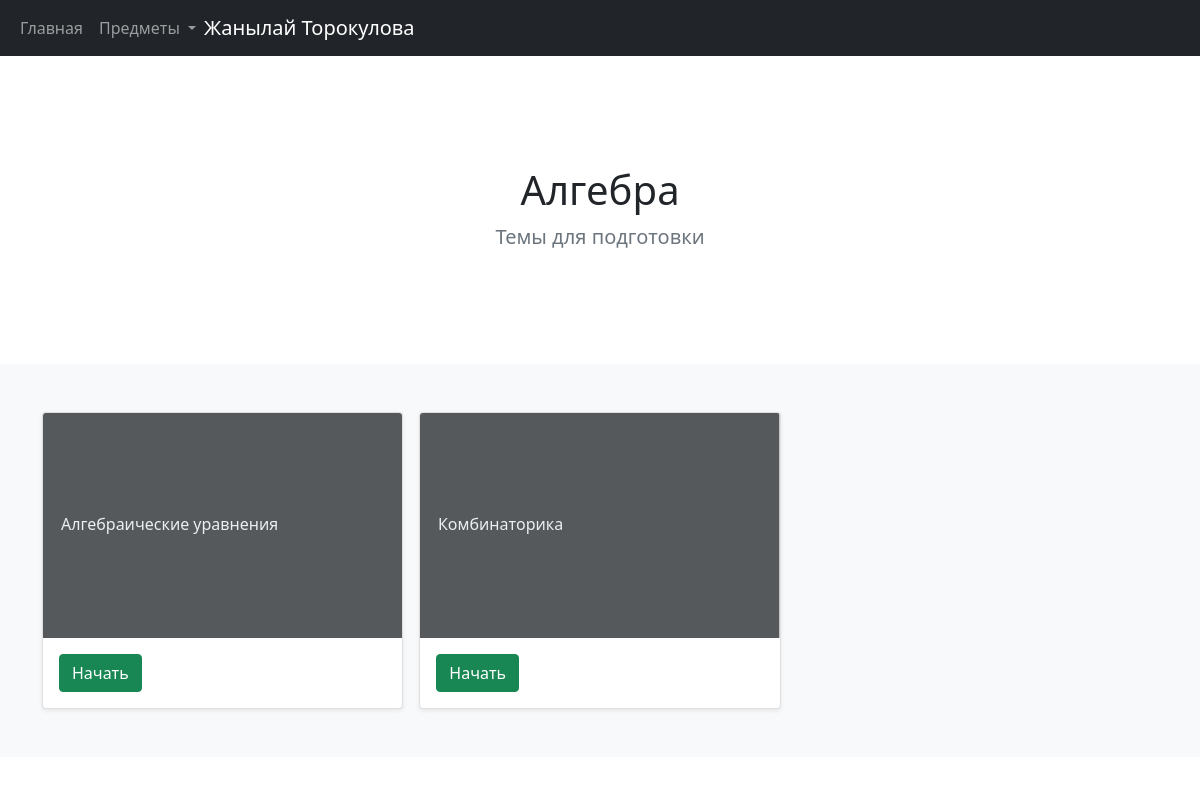
/Алгебра (signed in), run on the app's committed database.
### data/users.py (models this page shows, shortened)
class Users(SqlAlchemyBase, UserMixin):
    __tablename__ = 'users'
    id = sqlalchemy.Column(sqlalchemy.Integer,
                           primary_key=True, autoincrement=True)
    surname = sqlalchemy.Column(sqlalchemy.String)
    name = sqlalchemy.Column(sqlalchemy.String)
    email = sqlalchemy.Column(sqlalchemy.String, unique=True)
    hashed_password = sqlalchemy.Column(sqlalchemy.String)
    exercises = orm.relation("User_exercises", back_populates='users')

### data/topics.py (models this page shows)
class Topics(SqlAlchemyBase):
    __tablename__ = 'topics'
    id = sqlalchemy.Column(sqlalchemy.Integer, primary_key=True, autoincrement=True)
    subjects_id = sqlalchemy.Column(sqlalchemy.Integer, sqlalchemy.ForeignKey("subjects.id"))
    name = sqlalchemy.Column(sqlalchemy.String)
    subjects = orm.relation('Subjects')
    subtopics = orm.relation("Subtopics", back_populates='topics')

### main.py (the view)
@app.route("/<sbj_name>")
def topics(sbj_name):
    topics = db_sess.query(Topics).join(Subjects).filter(Subjects.name == sbj_name)
    return render_template("topics.html", title=sbj_name, topics=topics)

### data/db_session.py (called while the page is built)
def create_session() -> Session:
    global __factory
    return __factory()

### main.py (called while the page is built)
@login_manager.user_loader
def load_user(user_id):
    db_sess = db_session.create_session()
    return db_sess.query(Users).get(user_id)

### templates/topics.html
{% extends "base.html" %}
{% block content %}
<section class="py-5 text-center container">
    <div class="row py-lg-5">
      <div class="col-lg-6 col-md-8 mx-auto">
        <h1 class="font-weight-light">{{title}}</h1>
        <p class="lead text-muted">Темы для подготовки</p>
      </div>
    </div>
</section>
<div class="album py-5 bg-light">
    <div class="container">
      <div class="row row-cols-1 row-cols-sm-2 row-cols-md-3 g-3">
        {% for topic in topics%}
        <div class="col">
          <div class="card shadow-sm">
            <svg class="bd-placeholder-img card-img-top" width="100%" height="225"    focusable="false"><title>Placeholder</title><rect width="100%" height="100%" fill="#55595c"></rect><text x="5%" y="50%" fill="#eceeef" dy=".3em">{{topic.name}}</text></svg>
            <div class="card-body">
              <div class="d-flex justify-content-between align-items-center">
                {% if current_user.is_authenticated %}
                <a class="btn btn-success" href="{{topic.name}}/subtopics">Начать</a>
                {%else%}
                <a class="btn btn-success" href="/login">Начать</a>
                {%endif%}
              </div>
            </div>
          </div>
        </div>
        {% endfor %}
      </div>
    </div>
  </div>
{% endblock %}

### templates/base.html (shortened to what this page needs)
<!doctype html>
<html lang="en">
<head>
    <link href="https://cdn.jsdelivr.net/npm/bootstrap@5.1.3/dist/css/bootstrap.min.css" rel="stylesheet">
    <link rel="stylesheet" type="text/css" href="/static/css/base.css" />
</head>
<body>
 <header>
    <nav class="navbar navbar-expand-md navbar-dark fixed-top bg-dark">
    <div class="container-fluid">
      <div class="collapse navbar-collapse" id="navbarCollapse">
        <ul class="navbar-nav mr-auto mb-2 mb-md-0">
            <li class="nav-item">
                <a class="nav-link" aria-current="page" href="/">Главная</a>
          </li>
            <li class="nav-item dropdown">
          <a class="nav-link dropdown-toggle" href="#" id="navbarDropdownMenuLink" role="button" data-bs-toggle="dropdown" aria-expanded="false">
            Предметы
          </a>
            </li>
        </ul>
        <ul class="navbar-nav">
            {% if current_user.is_authenticated %}
            <a class="navbar-brand" href="/logout">{{ current_user.name }} {{current_user.surname}}</a>
            {% else %}
            <a class="btn btn-outline-primary" href="/login">Войти</a>
            <a class="btn btn-outline-primary" href="/register">Регестрация</a>
            {%endif%}
        </ul>
 </header>
{% block content %}{% endblock %}
</body>
</body>
</html>

### static/css/base.css (style rules this page uses)
body { padding-top: 70px; }

### data on the page
Users: name "Жанылай", surname "Торокулова"
Topics: name "Алгебраические уравнения"
Topics: name "Комбинаторика"

### other printed values
{{ title }} "Алгебра"
